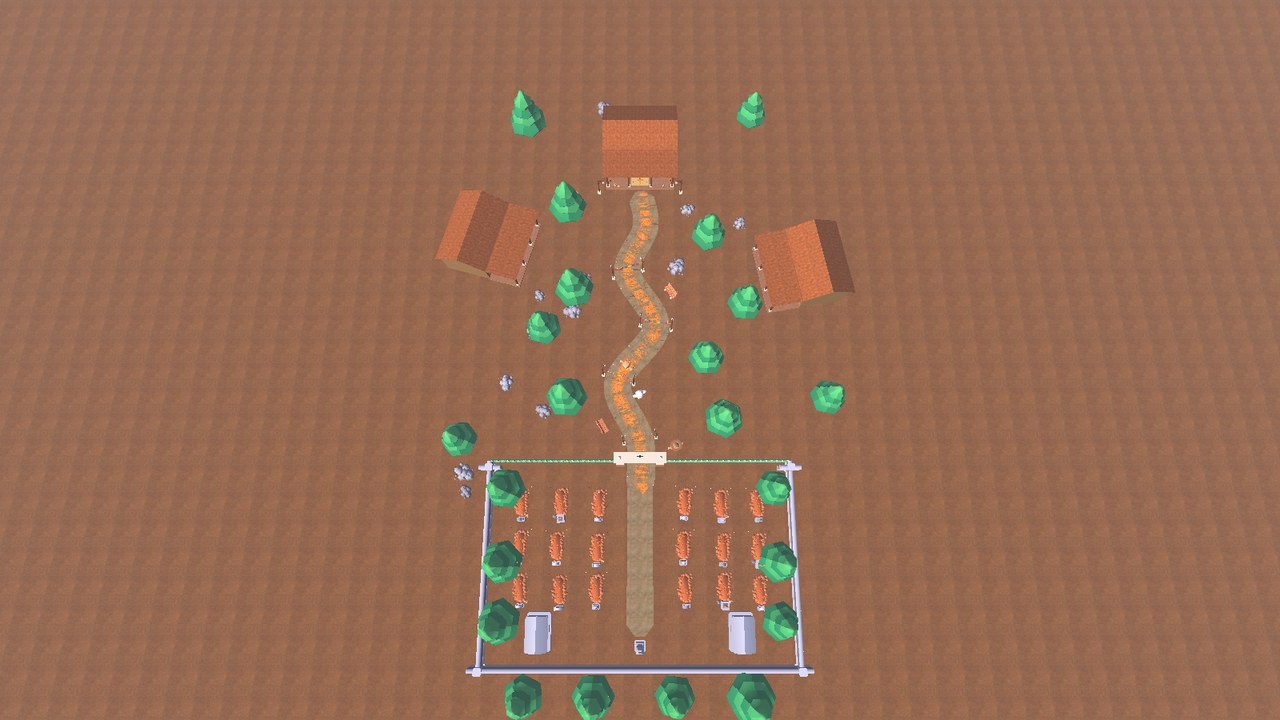
#> input picture docs/img/escena/vista_7.jpg, 1280 x 720 px
$ python generar_diagramas.py
#> lines starting #> are read from the running program, lines starting #| are printed output that depends on the picture
"""
Figuras de diseño para la documentación:
  * docs/img/diseno/plano_escena.jpg      - vista aérea del programa con anotaciones
  * docs/img/diseno/boceto_interfaz.png   - boceto (wireframe) de la interfaz en ambos modos

Requiere Pillow y numpy; usa docs/img/escena/vista_7.jpg (tools/capturar_figuras.sh).
"""
import os

import numpy as np
from PIL import Image, ImageDraw, ImageFont

RAIZ = os.path.abspath(os.path.join(os.path.dirname(__file__), ".."))
SALIDA = os.path.join(RAIZ, "docs", "img", "diseno")


def fuente(tam, negrita=True):
    nombres = ["LiberationSans-Bold.ttf" if negrita else "LiberationSans-Regular.ttf"]
    for base in ("/usr/share/fonts/truetype/liberation/", os.path.join(RAIZ, "assets", "fuentes") + "/"):
        for n in nombres + ["LiberationSans-Regular.ttf"]:
            if os.path.exists(base + n):
                return ImageFont.truetype(base + n, tam)
    for c in ("C:/Windows/Fonts/arialbd.ttf", "C:/Windows/Fonts/arial.ttf"):
        if os.path.exists(c):
            return ImageFont.truetype(c, tam)
    return ImageFont.load_default()


def proyectar(p, ojo, objetivo, fov, aspecto, w, h):
    """Misma cámara que el programa: glm::lookAt + glm::perspective."""
    f = np.array(objetivo, float) - ojo
    f /= np.linalg.norm(f)
    s = np.cross(f, [0, 1, 0])
    s /= np.linalg.norm(s)
    u = np.cross(s, f)
    v = np.array(p, float) - ojo
    x, y, z = v @ s, v @ u, -(v @ f)
    t = np.tan(np.radians(fov) / 2)
    nx, ny = x / (-z * t * aspecto), y / (-z * t)
    return (nx * 0.5 + 0.5) * w, (1 - (ny * 0.5 + 0.5)) * h


def plano():
    img = Image.open(os.path.join(RAIZ, "docs", "img", "escena", "vista_7.jpg")).convert("RGB")
#> img is the input picture: PIL image 1280x720 RGB; mean R, G, B 150.7, 108.4, 84.5
    w, h = img.size
    d = ImageDraw.Draw(img, "RGBA")
    ojo, obj = np.array([0.0, 60.0, 21.0]), [0.0, 0.0, 6.0]
    etiquetas = [
        ((0, 0, -17.5), "Casa de adobe con portal", (0, -70)),
        ((0, 0.2, -15.0), "Ofrenda: altar, arco y ofrendas", (250, -10)),
        ((0.6, 0, -8.5), "Camino de cempasúchil (spline Catmull-Rom)", (150, 0)),
        ((-1.4, 2.5, 4.0), "Faroles + papel picado", (-260, -10)),
        ((-1.5, 0, 10.0), "Calaca y ánima en el camino", (-260, 30)),
        ((0, 0, 16.0), "Portada del panteón", (260, 0)),
        ((-7.5, 0, 23.6), "Tumbas con flores y veladoras", (-270, 10)),
        ((9.0, 0, 31.0), "Criptas y cruz atrial", (200, -20)),
        ((-14.5, 0, -6.0), "Casas vecinas (instancias)", (-120, -60)),
    ]
    f = fuente(20)
    for p, texto, (dx, dy) in etiquetas:
        x, y = proyectar(p, ojo, obj, 60.0, 16 / 9, w, h)
        tx, ty = x + dx, y + dy
        tw = d.textlength(texto, font=f)
        bx0 = tx - tw / 2 - 8 if dx == 0 else (tx if dx > 0 else tx - tw - 16)
        bx0 = min(max(bx0, 6), w - tw - 22)       # la etiqueta no sale de la imagen
        ty = min(max(ty, 20), h - 20)
        caja = [bx0, ty - 15, bx0 + tw + 16, ty + 15]
        d.line([(x, y), ((caja[0] + caja[2]) / 2 if dx == 0 else (caja[0] if dx > 0 else caja[2]), ty)],
               fill=(255, 245, 230, 230), width=2)
        d.ellipse([x - 5, y - 5, x + 5, y + 5], fill=(228, 0, 124, 255))
        d.rounded_rectangle(caja, radius=8, fill=(40, 20, 45, 215))
        d.text((caja[0] + 8, ty - 12), texto, font=f, fill=(255, 190, 90))
#> this loop made 9 passes
#> (tw, bx0, caja) on passes 1 to 8: (243.4, 510.3, [510.3, 64.54, 769.7, 94.54]), (290.1, 890, [890, 144.2, 1196.1, 174.2]), (435.7, 795.7, [795.7, 210.8, 1247.4, 240.8]), (216.2, 133.2, [133.2, 308.5, 365.4, 338.5]), (271.3, 77.32, [77.32, 414.7, 364.6, 444.7]), (192.3, 900, [900, 446.8, 1108.3, 476.8]), (292, 6, [6, 539.9, 314, 569.9]), (185.7, 940.6, [940.6, 596.1, 1142.3, 626.1])
    # rosa de los vientos
    cx, cy = w - 70, 80
    d.polygon([(cx, cy - 40), (cx - 12, cy), (cx + 12, cy)], fill=(228, 0, 124, 255))
    d.polygon([(cx, cy + 40), (cx - 12, cy), (cx + 12, cy)], fill=(240, 240, 240, 255))
    d.text((cx - 7, cy - 68), "N", font=fuente(22), fill=(255, 255, 255))
    os.makedirs(SALIDA, exist_ok=True)
    img.save(os.path.join(SALIDA, "plano_escena.jpg"), quality=90, optimize=True)
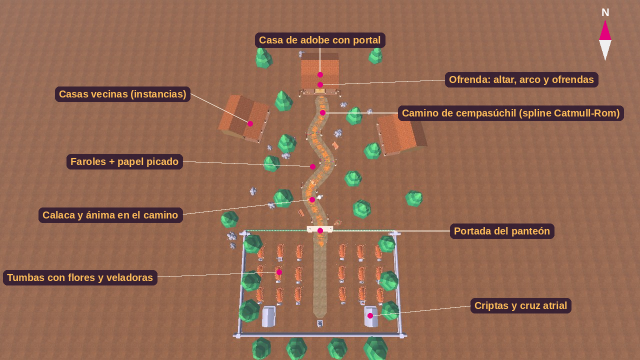
#> saved as plano_escena.jpg: PIL image 1280x720 RGB (shown at 1/2 size); mean R, G, B 145.9, 104.6, 82.8


def boceto():
    W, H = 1600, 560
    img = Image.new("RGB", (W, H), (245, 242, 236))
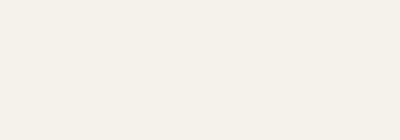
#> img: PIL image 1600x560 RGB (shown at 1/4 size); mean R, G, B 245, 242, 236
    d = ImageDraw.Draw(img)
    f, fs, ft = fuente(17), fuente(14, False), fuente(22)

    def pantalla(x0, titulo, paneles, centro, textos):
#> called with x0 = 20, titulo = 'Modo escena', centro = 365
        x1, y0, y1 = x0 + 760, 50, 520
        d.text((x0, 12), titulo, font=ft, fill=(90, 20, 80))
        d.rectangle([x0, y0, x1, y1], outline=(60, 60, 60), width=3, fill=(214, 226, 236))
        for i, t in enumerate(textos):
            tw = d.textlength(t, font=f)
            d.text((x0 + centro - tw / 2, y0 + 360 + i * 24), t, font=f, fill=(90, 100, 110))
#> this loop made 3 passes
#> tw on passes 1 to 3: 66.77, 106.4, 132.3
        for (a, b, c, e), nombre, lineas in paneles:
            caja = [x0 + a, y0 + b, x0 + c, y0 + e]
            d.rectangle(caja, fill=(70, 28, 78), outline=(30, 10, 35), width=2)
            d.rectangle([caja[0], caja[1], caja[2], caja[1] + 24], fill=(150, 30, 110))
            d.text((caja[0] + 8, caja[1] + 3), nombre, font=f, fill=(255, 255, 255))
            for i, l in enumerate(lineas):
                d.text((caja[0] + 10, caja[1] + 32 + i * 20), l, font=fs, fill=(255, 200, 120))

    pantalla(20, "Modo escena", [
        ((10, 10, 260, 330), "Panel principal",
         ["FPS, llamadas, triángulos", "Modo: escena / galería", "Vistas de cámara 1-7", "Velocidad de la cámara",
          "Visualización (alambre,", "  skybox, niebla, frustum)", "Ayuda · Captura · Ocultar"]),
        ((470, 10, 750, 220), "Transformaciones",
         ["Nodo seleccionado", "Traslación / Rotación / Escala", "Matriz local 4x4", "Matriz de mundo 4x4",
          "Restablecer · Padre · Enfocar"]),
        ((470, 230, 750, 460), "Jerarquía de la escena",
         ["Escena", "  Casa > Ofrenda > altar", "    nivel_1 > nivel_2 > nivel_3", "  Camino de cempasúchil",
          "  Panteón > Tumbas ...", "Colores: propio / librería /", "  procedural / grupo"]),
    ], 365, ["Vista 3D", "(OpenGL 3.3)", "clic: seleccionar"])
    pantalla(820, "Modo galería de modelos", [
        ((10, 10, 260, 150), "Panel principal", ["FPS y estadísticas", "Modo: escena / galería", "Visualización"]),
        ((420, 10, 750, 460), "Galería de modelos",
         ["Título, origen y descripción", "Triángulos, vértices, nodos", "Materiales y texturas",
          "Usos en la escena", "Jerarquía del modelo (árbol)", "Lista: 18 propios,", "  25 de librería, 3 procedurales",
          "Flechas: cambiar · Espacio: girar"]),
    ], 340, ["Vista 3D:", "modelo sobre", "pedestal giratorio"])
#> the loop in pantalla (call 2), `for i, t in enumerate(textos):` made 3 passes
#> tw on passes 1 to 3: 72.42, 111.5, 142.6
    img.save(os.path.join(SALIDA, "boceto_interfaz.png"), optimize=True)
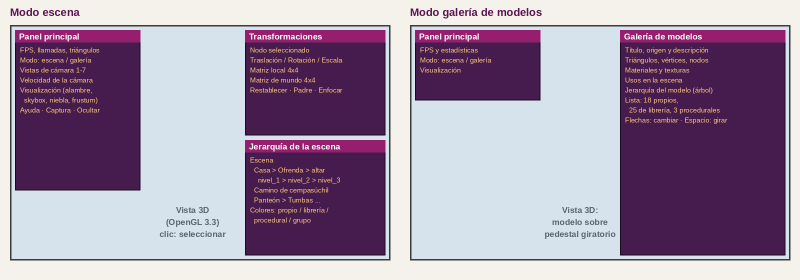
#> saved as boceto_interfaz.png: PIL image 1600x560 RGB (shown at 1/2 size); mean R, G, B 159.7, 142.3, 165.5


if __name__ == "__main__":
    plano()
    boceto()
    print("Diagramas en", SALIDA)

$ run again, with docs/img/escena/vista_1.jpg copied over docs/img/escena/vista_7.jpg
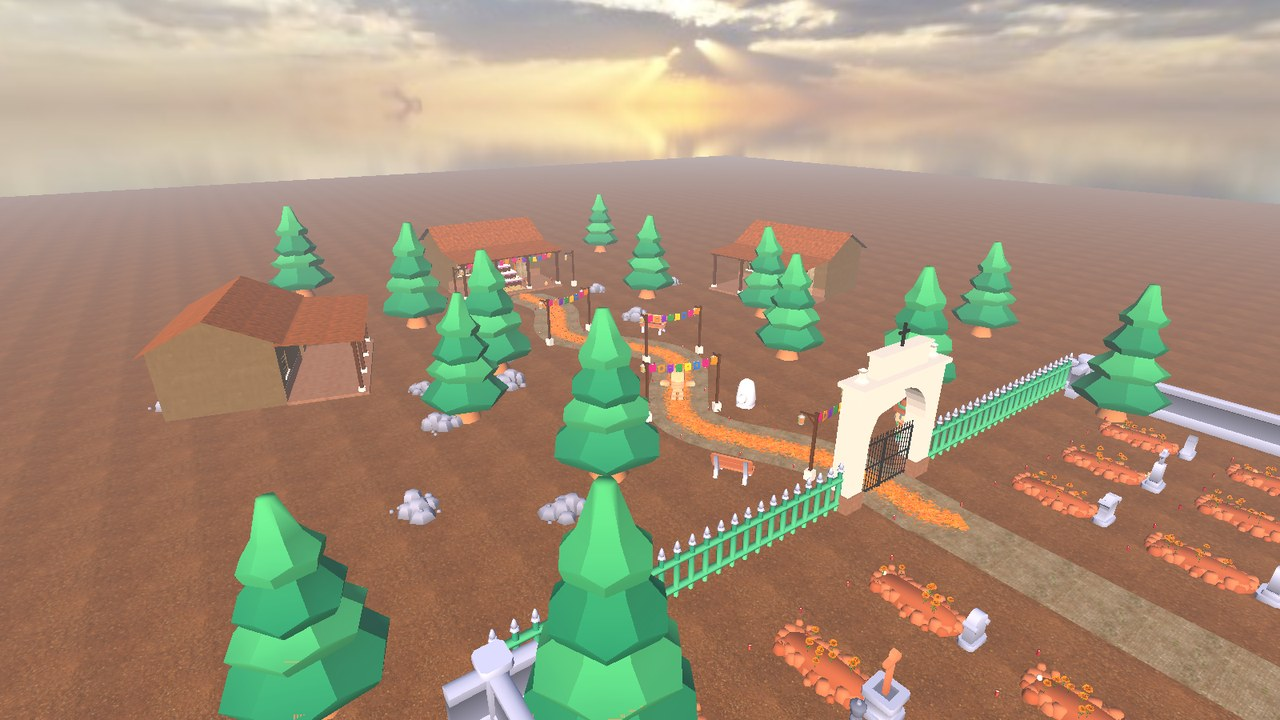
#> input picture docs/img/escena/vista_1.jpg, 1280 x 720 px
#> in plano, img is the input picture: PIL image 1280x720 RGB; mean R, G, B 164.7, 146.3, 121.4
#> the loop in plano, `for p, texto, (dx, dy) in etiquetas:` made 9 passes
#> (tw, bx0, caja) on passes 1 to 8: (243.4, 510.3, [510.3, 64.54, 769.7, 94.54]), (290.1, 890, [890, 144.2, 1196.1, 174.2]), (435.7, 795.7, [795.7, 210.8, 1247.4, 240.8]), (216.2, 133.2, [133.2, 308.5, 365.4, 338.5]), (271.3, 77.32, [77.32, 414.7, 364.6, 444.7]), (192.3, 900, [900, 446.8, 1108.3, 476.8]), (292, 6, [6, 539.9, 314, 569.9]), (185.7, 940.6, [940.6, 596.1, 1142.3, 626.1])
#> in plano, `img.save(os.path.join(SALIDA, "plano_escena.jpg"), quality=90, optimiz..`:
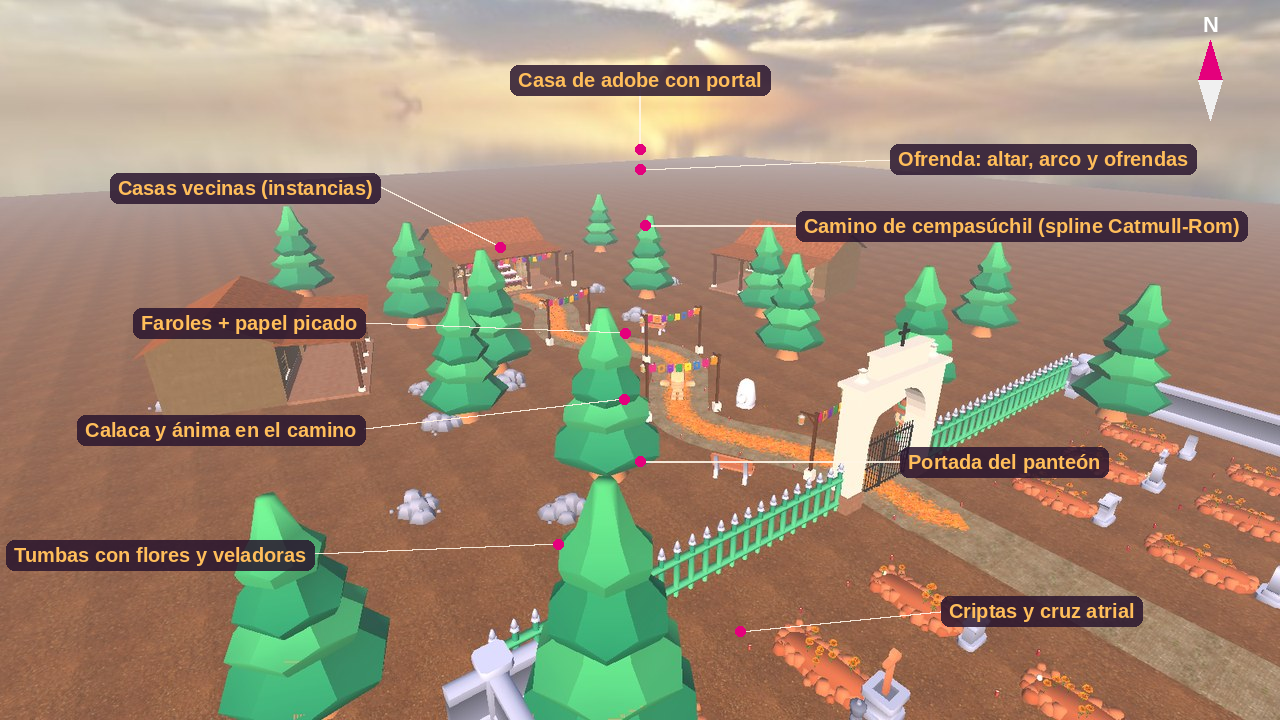
#> saved as plano_escena.jpg: PIL image 1280x720 RGB; mean R, G, B 158.2, 139.6, 116.7
#> img: PIL image 1600x560 RGB
#> the loop in pantalla, `for i, t in enumerate(textos):` made 3 passes
#> tw on passes 1 to 3: 66.77, 106.4, 132.3
#> the loop in pantalla (call 2), `for i, t in enumerate(textos):` made 3 passes
#> tw on passes 1 to 3: 72.42, 111.5, 142.6

$ run again, with docs/img/escena/vista_2.jpg copied over docs/img/escena/vista_7.jpg
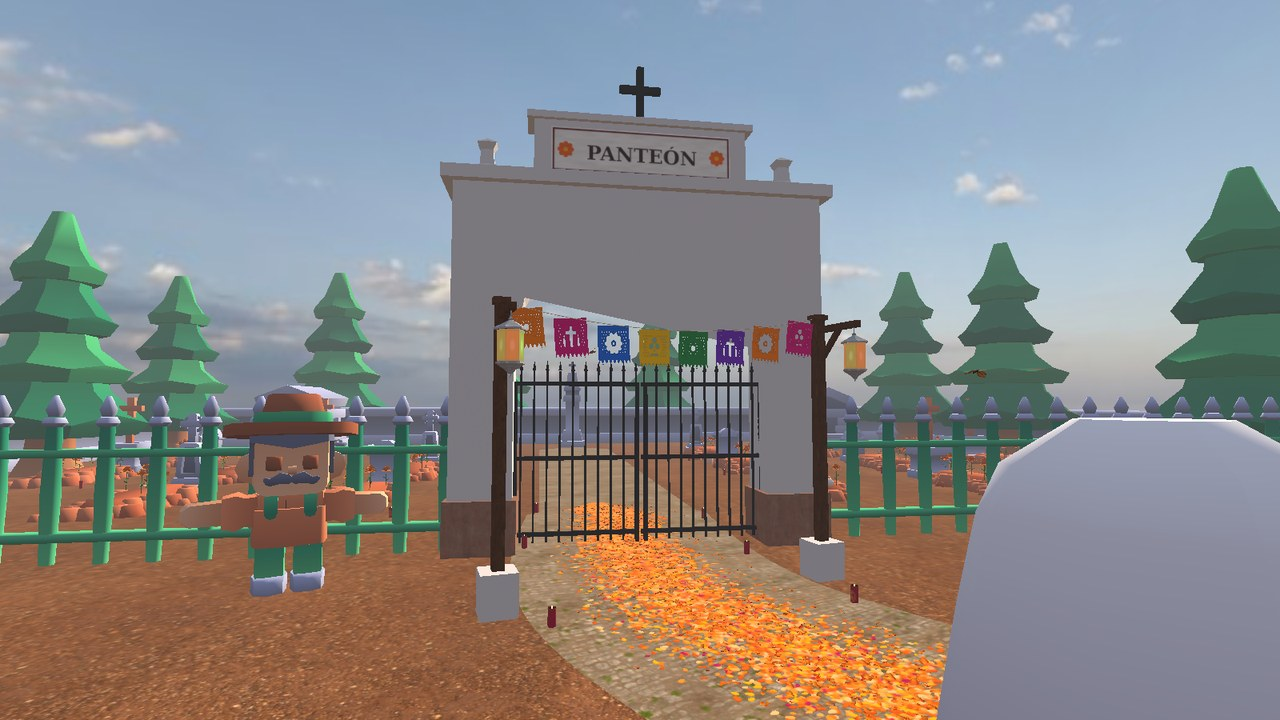
#> input picture docs/img/escena/vista_2.jpg, 1280 x 720 px
#> in plano, img is the input picture: PIL image 1280x720 RGB; mean R, G, B 136.3, 136.4, 137
#> the loop in plano, `for p, texto, (dx, dy) in etiquetas:` made 9 passes
#> (tw, bx0, caja) on passes 1 to 8: (243.4, 510.3, [510.3, 64.54, 769.7, 94.54]), (290.1, 890, [890, 144.2, 1196.1, 174.2]), (435.7, 795.7, [795.7, 210.8, 1247.4, 240.8]), (216.2, 133.2, [133.2, 308.5, 365.4, 338.5]), (271.3, 77.32, [77.32, 414.7, 364.6, 444.7]), (192.3, 900, [900, 446.8, 1108.3, 476.8]), (292, 6, [6, 539.9, 314, 569.9]), (185.7, 940.6, [940.6, 596.1, 1142.3, 626.1])
#> in plano, `img.save(os.path.join(SALIDA, "plano_escena.jpg"), quality=90, optimiz..`:
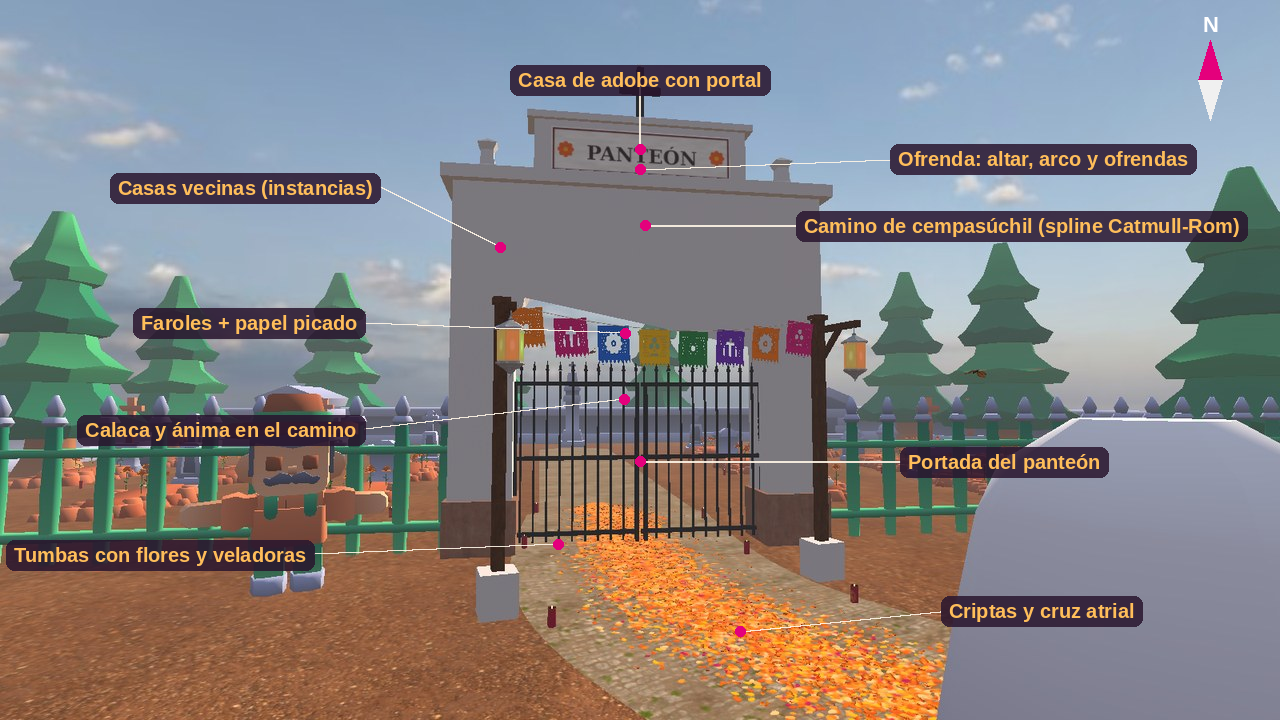
#> saved as plano_escena.jpg: PIL image 1280x720 RGB; mean R, G, B 132.9, 129.5, 129.7
#> img: PIL image 1600x560 RGB
#> the loop in pantalla, `for i, t in enumerate(textos):` made 3 passes
#> tw on passes 1 to 3: 66.77, 106.4, 132.3
#> the loop in pantalla (call 2), `for i, t in enumerate(textos):` made 3 passes
#> tw on passes 1 to 3: 72.42, 111.5, 142.6
